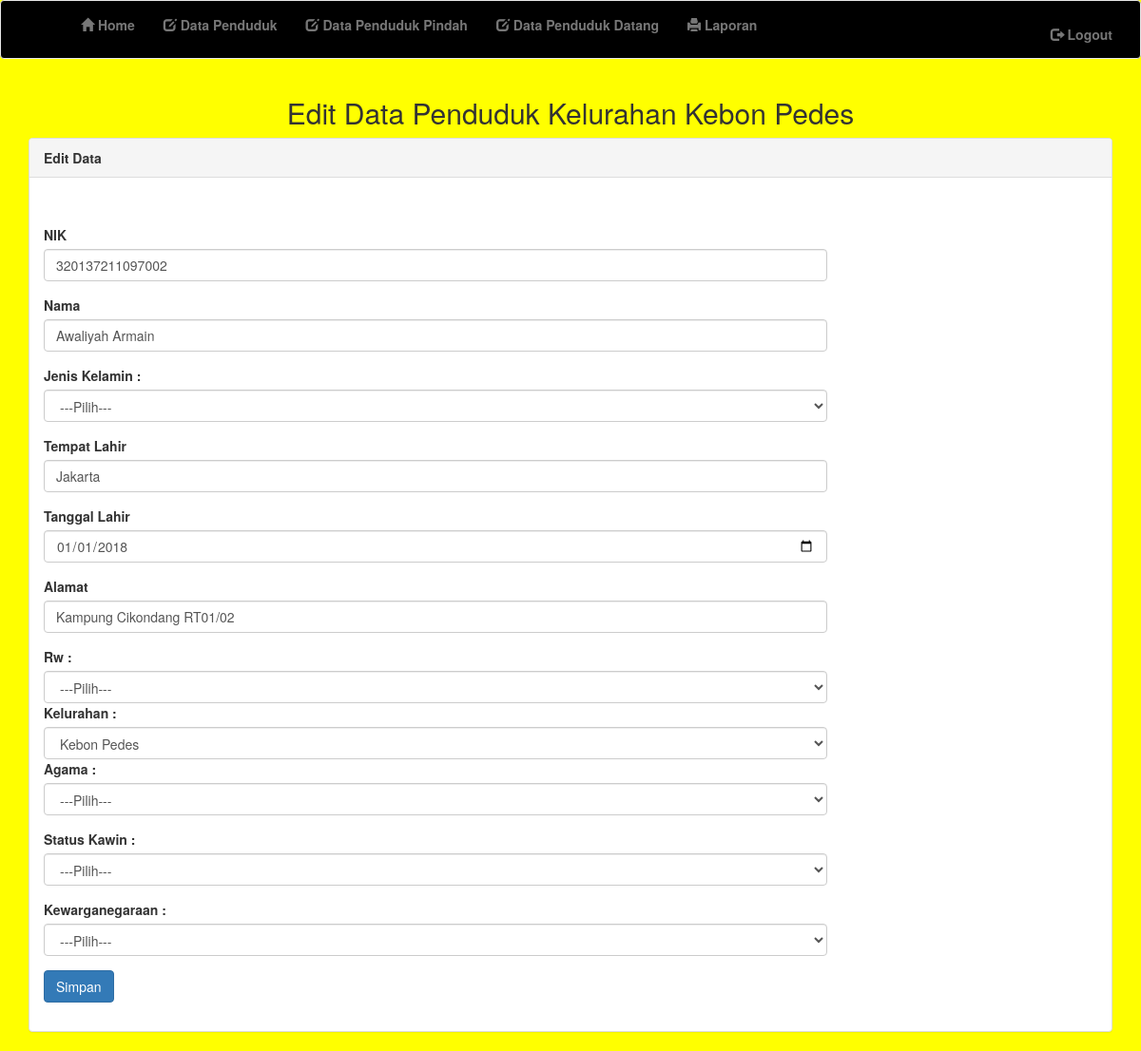
Page /index1.php?pages=editpenduduk&id=6 on the committed database.
### tables this page shows
CREATE TABLE `data_penduduk` (
  `id` int(200) NOT NULL,
  `nik` varchar(20) NOT NULL,
  `nama` varchar(30) DEFAULT NULL,
  `jenis_kelamin` enum('Laki-Laki','Perempuan') DEFAULT NULL,
  `tempat_lahir` varchar(20) DEFAULT NULL,
  `tanggal_lahir` date DEFAULT NULL,
  `alamat` varchar(50) DEFAULT NULL,
  `kelurahan` enum('Pakuan','Genteng','Kertamaya','Rancamaya','Cipaku','Muarasari','Harjasari','Bojongkerta','Ranggamekar','Empang','Lawanggintung','Mulyaharja','Pamoyanan','Cikaret','Batutulis','Bondongan') DEFAULT NULL,
  `agama` enum('Islam','Protestan','Katolik','Hindu','Budha','Konghuchu','Lain-Lain') DEFAULT NULL,
  `pendidikan` enum('SD','SMP','SMA/SMK','D3','S1','S2','S3') DEFAULT NULL,
  `status` enum('Menikah','Belum Menikah','Duda','Janda') DEFAULT NULL,
  `kewarganegaraan` enum('WNI','WNA') DEFAULT NULL
);

### editpenduduk.php (the view, shortened to what this page needs)
<?php
    $id = $_GET ['id'];
    $sql  = "SELECT * FROM data_penduduk WHERE id='$id'";
    $q_select = mysql_query($sql) or die(mysql_error());
    $rows= mysql_fetch_array($q_select);
?>
<h2 align="center">Edit Data Penduduk Kelurahan Kebon Pedes</h2>
<div class="row">
	<div class="col-md-12">
		<div class="panel panel-default">
			<div class="panel-heading">
				<b>Edit Data</b>
			</div>
			<div class="panel-body">
				<div class="row">
					<div class="col-md-9">
						<form action="?pages=editaksipenduduk" method="POST" onsubmit="return validasi_input(this)">
							<div class="form-group">
							</div>
							<div class="form-group">
								<label>NIK</label>
								<input type="text" value="<?php echo $rows['nik']; ?>" class="form-control" name="nik">
							</div>
							<div class="form-group">
								<label>Nama</label>
								<input type="text" value="<?php echo $rows['nama']; ?>" class="form-control" name="nama">
							</div>
							 <div class="form-group">
       				<label class="control-label">Jenis Kelamin : </label>
       				<select name="jenis_kelamin" class="form-control">
			        <option value="">---Pilih---</option>
        			</select>
					</div>
							<div class="form-group">
								<label>Tempat Lahir</label>
								<input type="text" value="<?php echo $rows['tempat_lahir']; ?>" class="form-control" name="tempat_lahir">
							</div>
							<div class="form-group">
								<label>Tanggal Lahir</label>
								<input type="date" class="form-control" name="tanggal_lahir" value="<?php echo $rows['tanggal_lahir']; ?>">
							</div>
							<div class="form-group">
								<label>Alamat</label>
								<input type="text" value="<?php echo $rows['alamat']; ?>" class="form-control" name="alamat">
							</div>
							<div class="form-group">
       				<label class="control-label">Rw : </label>
       				<select name="rw"	 class="form-control">
			        <option value="">---Pilih---</option>
        			<div class="form-group">
       				<select name="kelurahan" class="form-control">
					<div class="form-group">
						<label class="control-label">Kelurahan  :  </label>
						<select name="kelurahan"	 class="form-control">
			    	    <option value="Kebon Pedes">Kebon Pedes</option>
			    		</div>
			    		</select>
					<div class="form-group">
       				<label class="control-label">Agama : </label>
       				<select name="agama"	 class="form-control">
			        <option value="">---Pilih---</option>
        			</select>
					</div>
					  <div class="form-group">
       				<label class="control-label"> Status Kawin : </label>
       				<select name="status_kawin" class="form-control">
			        <option value="">---Pilih---</option>
        			</select>
					</div>
					<div class="form-group">
       				<label class="control-label"> Kewarganegaraan : </label>
       				<select name="kewarganegaraan" class="form-control">
			        <option value="">---Pilih---</option>
					</select>
					</div>
							<div>
								<input type="submit" name="simpan" class="btn btn-primary" value="Simpan">
							</div>
						</form>
					</div>
				</div>
			</div>
		</div>
	</div>
</div>

### rows in the picture
data_penduduk: nik "320137211097002", nama "Awaliyah Armain", tempat_lahir "Jakarta", tanggal_lahir "01/01/2018", alamat "Kampung Cikondang RT01/02"
